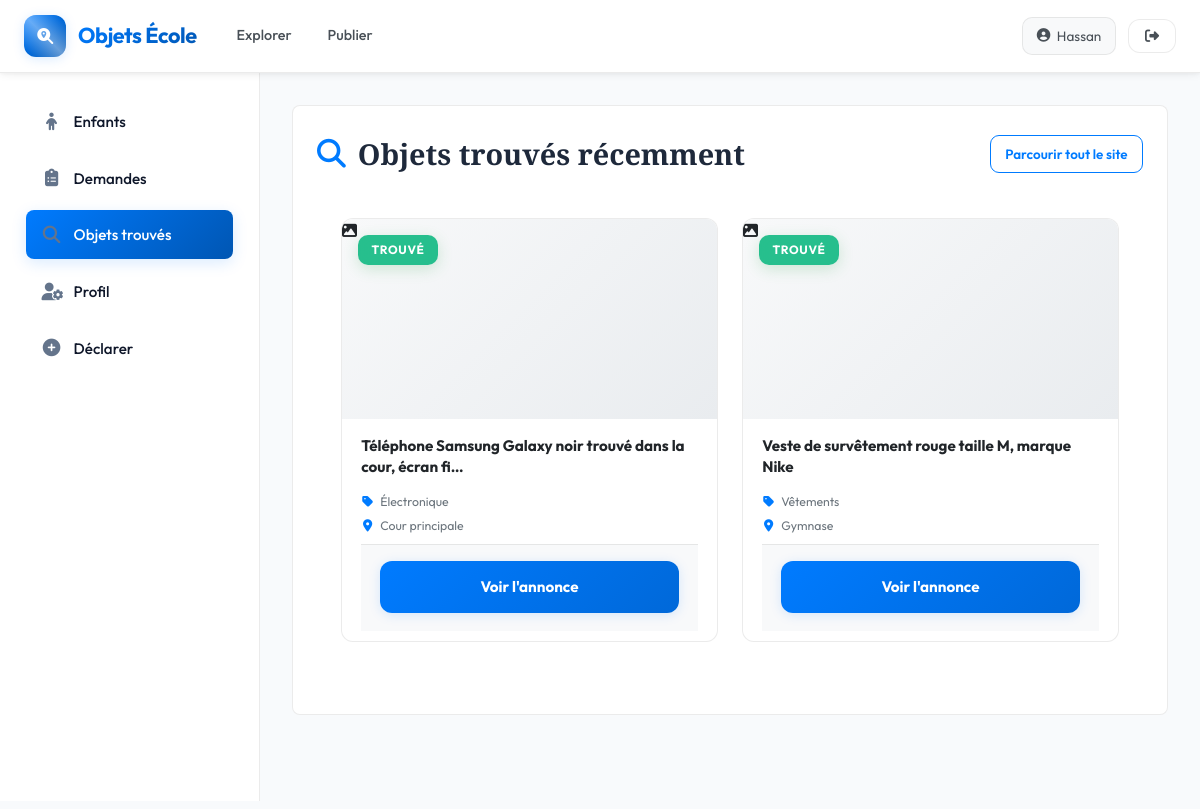
Page /parent-objets.php (signed in) on the committed database.
### tables this page shows
CREATE TABLE utilisateurs (
    id INT AUTO_INCREMENT PRIMARY KEY,
    login VARCHAR(100) UNIQUE NOT NULL,
    mot_de_passe_hash VARCHAR(255) NOT NULL,
    role ENUM('admin','personnel','parent') NOT NULL DEFAULT 'parent',
    nom VARCHAR(100) NOT NULL,
    prenom VARCHAR(100) NOT NULL,
    email VARCHAR(150),
    tel VARCHAR(20),
    cin VARCHAR(30),
    actif TINYINT(1) DEFAULT 1,
    date_creation TIMESTAMP DEFAULT CURRENT_TIMESTAMP
);

CREATE TABLE annonces (
    id INT AUTO_INCREMENT PRIMARY KEY,
    type ENUM('perdu','trouve') NOT NULL,
    categorie_id INT NOT NULL,
    lieu_id INT NOT NULL,
    description TEXT NOT NULL,
    photo VARCHAR(255),
    contact_email VARCHAR(150),
    contact_tel VARCHAR(20),
    date_objet DATE,
    statut ENUM('en_attente','valide','recupere','donne','archive') DEFAULT 'en_attente',
    ip_utilisateur VARCHAR(45),
    declarant_nom VARCHAR(150),
    declarant_email VARCHAR(150),
    user_id INT NULL,
    date_creation TIMESTAMP DEFAULT CURRENT_TIMESTAMP,
    date_modification TIMESTAMP DEFAULT CURRENT_TIMESTAMP ON UPDATE CURRENT_TIMESTAMP,
    FOREIGN KEY (categorie_id) REFERENCES categories(id),
    FOREIGN KEY (lieu_id) REFERENCES lieux(id),
    FOREIGN KEY (user_id) REFERENCES utilisateurs(id) ON DELETE SET NULL
);

CREATE TABLE categories (
    id INT AUTO_INCREMENT PRIMARY KEY,
    nom VARCHAR(100) NOT NULL,
    icone VARCHAR(50) DEFAULT 'fas fa-box',
    date_creation TIMESTAMP DEFAULT CURRENT_TIMESTAMP
);

CREATE TABLE lieux (
    id INT AUTO_INCREMENT PRIMARY KEY,
    nom VARCHAR(150) NOT NULL,
    batiment VARCHAR(100),
    date_creation TIMESTAMP DEFAULT CURRENT_TIMESTAMP
);

### includes/functions.php (called while the page is built, shortened)
<?php
function url(string $path): string {
    return BASE_URL . '/' . ltrim($path, '/');
}

### includes/auth.php (called while the page is built, shortened)
<?php
function getCurrentUser(): ?array {
    $pdo = getDB();
    $stmt = $pdo->prepare("SELECT * FROM utilisateurs WHERE id = ? AND actif = 1");
    $stmt->execute([$_SESSION['user_id']]);
    return $stmt->fetch() ?: null;
}
function clean(string $str): string {
    return htmlspecialchars(trim($str), ENT_QUOTES, 'UTF-8');
}

### parent-objets.php (the view, shortened to what this page needs)
<?php
$active_page = 'objets';
require_once __DIR__ . '/includes/parent_header.php';
$recents = $pdo->query("
    SELECT a.*, c.nom AS cat_nom, c.icone, l.nom AS lieu_nom
    FROM annonces a JOIN categories c ON a.categorie_id=c.id JOIN lieux l ON a.lieu_id=l.id
    WHERE a.statut='valide' AND a.type='trouve'
    ORDER BY a.date_creation DESC LIMIT 12
")->fetchAll();
?>
<section class="detail-section">
    <div class="vue-ensemble-header">
        <div class="vue-ensemble-title">
            <i class="fas fa-search" style="color:var(--accent);"></i> Objets trouvés récemment
        </div>
        <a href="<?= url('index.php') ?>?type=trouve" class="btn-sm-outline">Parcourir tout le site</a>
    </div>
    <div class="annonces-grid">
        <?php if (empty($recents)): ?>
            <div class="empty-state" style="grid-column: 1/-1;">
                <i class="fas fa-search"></i>
                <h3>Aucun objet trouvé</h3>
                <p>Aucun objet trouvé n'est listé pour le moment. Revenez plus tard ou parcourez tout le site.</p>
                <a href="<?= url('index.php') ?>?type=trouve" class="btn-primary">Parcourir tout le site</a>
            </div>
        <?php else: ?>
            <?php foreach ($recents as $r): ?>
                <article class="card">
                    <div class="card-img">
                        <?php if ($r['photo']): ?>
                            <img src="<?= photoUrl($r['photo']) ?>" alt="<?= clean($r['description']) ?>">
                        <?php else: ?>
                            <div class="img-placeholder"><i class="fas fa-image"></i></div>
                        <?php endif; ?>
                        <span class="badge-status trouve">Trouvé</span>
                    </div>
                    <div class="card-body">
                        <h3><?= clean(mb_strimwidth($r['description'], 0, 60, '…')) ?></h3>
                        <div class="card-meta">
                            <span><i class="fas fa-tag"></i> <?= clean($r['cat_nom']) ?></span>
                            <span><i class="fas fa-map-marker-alt"></i> <?= clean($r['lieu_nom']) ?></span>
                        </div>
                        <div class="card-footer" style="margin-top: auto; padding-top: 1rem;">
                            <a href="<?= url('detail.php') ?>?id=<?= $r['id'] ?>" class="btn-primary" style="width: 100%; justify-content: center;">Voir l'annonce</a>
                        </div>
                    </div>
                </article>
            <?php endforeach; ?>
        <?php endif; ?>
    </div>
</section>
<?php require_once __DIR__ . '/includes/parent_footer.php'; ?>

### includes/parent_header.php (shortened to what this page needs)
<?php
require_once __DIR__ . '/auth.php';
$user = getCurrentUser();
$active_page = $active_page ?? 'enfants';
?>
<!DOCTYPE html>
<html lang="fr">
<head>
    <link rel="stylesheet" href="<?= url('public/css/style.css') ?>">
    <link rel="stylesheet" href="https://cdnjs.cloudflare.com/ajax/libs/font-awesome/6.5.0/css/all.min.css">
</head>
<body>
    <nav class="navbar">
        <div class="nav-inner">
            <a href="<?= url('index.php') ?>" class="logo">
                <span class="logo-icon"><i class="fas fa-search-location"></i></span>
                <strong>Objets École</strong>
            </a>
            <div class="nav-links">
                <a href="<?= url('index.php') ?>">Explorer</a>
                <a href="<?= url('declarer.php') ?>">Publier</a>
            </div>
            <div class="nav-actions">
                <div class="user-badge">
                    <i class="fas fa-user-circle"></i>
                    <span><?= clean($user['prenom']) ?></span>
                </div>
                <a href="<?= url('logout.php') ?>" class="btn-logout" title="Déconnexion">
                    <i class="fas fa-sign-out-alt"></i>
                </a>
            </div>
        </div>
    </nav>
    <main class="admin-layout">
        <aside class="admin-sidebar">
            <nav class="sidebar-nav">
                <a href="<?= url('espace-parent.php') ?>" class="sidebar-link <?= $active_page === 'enfants' ? 'active' : '' ?>"><i class="fas fa-child"></i> Enfants</a>
                <a href="<?= url('parent-demandes.php') ?>" class="sidebar-link <?= $active_page === 'demandes' ? 'active' : '' ?>"><i class="fas fa-clipboard-list"></i> Demandes</a>
                <a href="<?= url('parent-objets.php') ?>" class="sidebar-link <?= $active_page === 'objets' ? 'active' : '' ?>"><i class="fas fa-search"></i> Objets trouvés</a>
                <a href="<?= url('parent-profil.php') ?>" class="sidebar-link <?= $active_page === 'profil' ? 'active' : '' ?>"><i class="fas fa-user-cog"></i> Profil</a>
                <a href="<?= url('declarer.php') ?>" class="sidebar-link <?= $active_page === 'declarer' ? 'active' : '' ?>"><i class="fas fa-plus-circle"></i> Déclarer</a>
            </nav>
        </aside>
        <div class="admin-content">

### rows in the picture
utilisateurs: prenom "Hassan"
annonces: description "Téléphone Samsung Galaxy noir trouvé dans la cour, écran fi…", categorie.nom "Électronique", lieu.nom "Cour principale", $r['id'] 1 (drawn)
annonces: description "Veste de survêtement rouge taille M, marque Nike", categorie.nom "Vêtements", lieu.nom "Gymnase"
